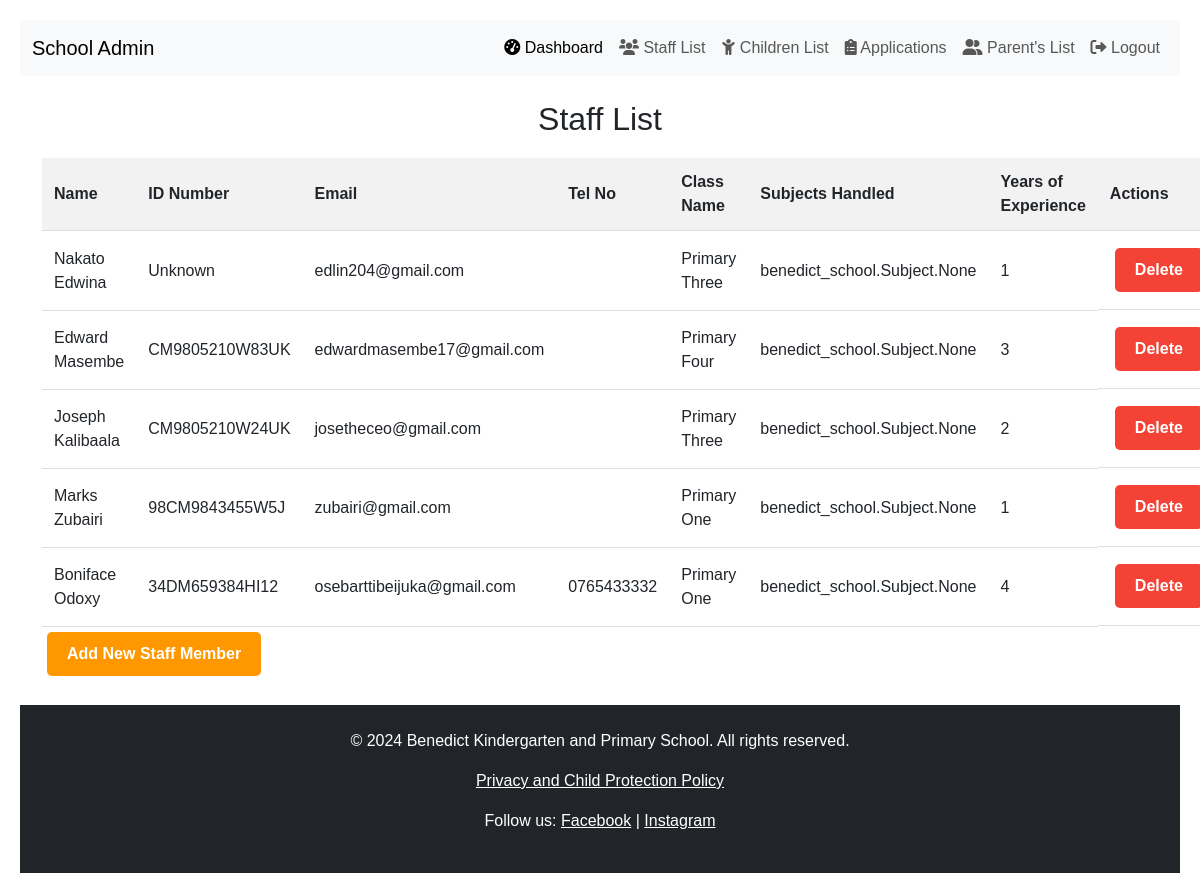
Page /benedict_school/staff/ (signed in) on the committed database.
### benedict_school/models.py (models this page shows, shortened)
class Staff(models.Model):
    name = models.CharField(max_length=100, unique=False)
    sex = models.CharField(max_length=10, choices=[ ("male", "Male"), ("female", "Female")], default="male",)
    ID_number = models.CharField(max_length=14, unique=True, null=False, default='')
    email = models.EmailField(unique=True)
    tel_no = models.CharField(max_length=22, default='')
    photo = models.ImageField(upload_to='staff_photos/', null=True, blank=True)
    role = models.CharField(
        max_length=50,
        choices=[
            ("teacher", "Teacher"),
            ("director", "Director"),
            ("cleaner", "Cleaner"),
            ("cook", "Cook"),
            ("admin", "Admin Staff"),
            ("other", "Other")
        ],
        default="teacher",
    )
    class_name = models.CharField(max_length=50, default='Primary One', blank=True, null=True)
    subjects_handled = models.ManyToManyField(Subject, blank=True)
    years_of_experience = models.PositiveIntegerField(blank=True, null=True)
    department = models.CharField(max_length=100, blank=True, null=True)
    work_schedule = models.CharField(max_length=100, blank=True, null=True)

### benedict_school/views.py (the view)
# urls.py: path('staff/', views.staff_list, name='staff-list'),
@user_passes_test(is_admin, login_url='/admin-login/')
def staff_list(request):
    staff_members = Staff.objects.all()
    context = {
        'staff_members': staff_members
    }
    return render(request, 'staff_list.html', context)

### benedict_school/context_processors.py (called while the page is built)
def google_maps_api_key(request):
    return {'GOOGLE_MAPS_API_KEY': getattr(settings, 'GOOGLE_MAPS_API_KEY', '')}

### benedict_school/views.py (called while the page is built)
def is_admin(user):
    return user.is_authenticated and user.is_staff  # Checks if user is admin

### benedict_school/templates/staff_list.html (shortened to what this page needs)
{% extends "admin_base.html" %}
{% load static %}
{% load bootstrap5 %}
{% block content %}
  <h2>Staff List</h2>
  <table class="staff-table">
      <thead>
          <tr>
              <th>Name</th>
              <th>ID Number</th>
              <th>Email</th>
              <th>Tel No</th>
              <th>Class Name</th>
              <th>Subjects Handled</th>
              <th>Years of Experience</th>
              <th>Actions</th>
          </tr>
      </thead>
      <tbody>
          {% for staff in staff_members %}
          <tr>
              <td>{{ staff.name }}</td>
              <td>{{ staff.ID_number }}</td>
              <td>{{ staff.email }}</td>
              <td>{{ staff.tel_no }}</td>
              <td>{{ staff.class_name }}</td>
              <td>{{ staff.subjects_handled }}</td>
              <td>{{ staff.years_of_experience }}</td>
              <td class="action-buttons">
                  <a href="{% url 'delete-staff' staff.id %}" class="btn-delete">Delete</a>
              </td>
          </tr>
          {% endfor %}
      </tbody>
  </table>
  <a href="{% url 'staff_create' %}" class="btn-add">Add New Staff Member</a>
{% endblock %}

### benedict_school/templates/staff_list.html (style rules this page uses)
* { margin: 0; padding: 0; box-sizing: border-box; }
body { font-family: Arial, sans-serif; padding: 20px; }
h2 { text-align: center; margin-bottom: 20px; }
.staff-table { width: 100%; border-collapse: collapse; margin-top: 20px; }
.staff-table th, .staff-table td { padding: 12px; text-align: left; border-bottom: 1px solid #ddd; }
.staff-table th { background-color: #f2f2f2; }
.btn-add, .btn-delete { display: inline-block; padding: 10px 20px; margin: 5px; border-radius: 5px; text-decoration: none; text-align: center; }
.btn-add { background-color: #ff9800; color: white; font-weight: bold; }
.btn-delete { background-color: #f44336; color: white; font-weight: bold; }
.action-buttons { display: flex; gap: 10px; }

### rows in the picture
Staff: name "Nakato Edwina", ID_number "Unknown", email "edlin204@gmail.com", class_name "Primary Three", subjects_handled "benedict_school.Subject.None", years_of_experience "1"
Staff: name "Edward Masembe", ID_number "CM9805210W83UK", email "edwardmasembe17@gmail.com", class_name "Primary Four", subjects_handled "benedict_school.Subject.None", years_of_experience "3"
Staff: name "Joseph Kalibaala", ID_number "CM9805210W24UK", email "josetheceo@gmail.com", class_name "Primary Three", subjects_handled "benedict_school.Subject.None", years_of_experience "2"
Staff: name "Marks Zubairi", ID_number "98CM9843455W5J", email "zubairi@gmail.com", class_name "Primary One", subjects_handled "benedict_school.Subject.None", years_of_experience "1"
Staff: name "Boniface Odoxy", ID_number "34DM659384HI12", email "osebarttibeijuka@gmail.com", tel_no "0765433332", class_name "Primary One", subjects_handled "benedict_school.Subject.None", years_of_experience "4"
